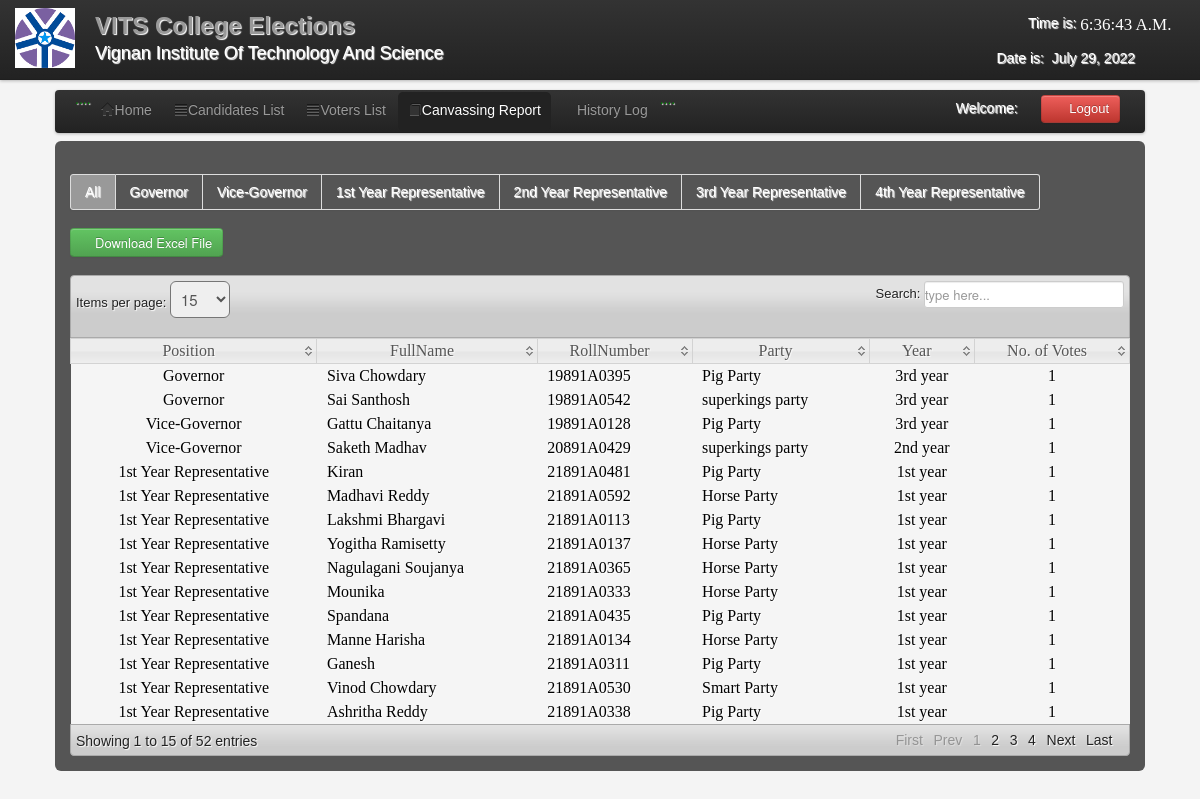
The page /admin/canvassing_report.php (signed in) on the database its author committed.
### tables this page shows
CREATE TABLE IF NOT EXISTS `candidate` (
  `CandidateID` int(11) NOT NULL AUTO_INCREMENT,
  `RollNumber` varchar(200) NOT NULL,
  `abc` varchar(1) NOT NULL,
  `Position` varchar(200) NOT NULL,
  `Party` varchar(100) NOT NULL,
  `FullName` varchar(200) NOT NULL,
  `Gender` varchar(6) NOT NULL,
  `Year` varchar(100) NOT NULL,
  `Photo` varchar(200) NOT NULL,
  PRIMARY KEY (`CandidateID`)
);

### admin/canvassing_report.php (the view, shortened to what this page needs)
<?php
include('session.php');
include('header.php');
include('dbcon.php');
?>
</head>
<body>
<?php include('nav_top.php'); ?>
<div class="wrapper">
<div class="home_body">
<div class="navbar">
	<div class="navbar-inner">
	<div class="container">
	<ul class="nav nav-pills">
	  <li>....</li>
	  <li><a href="home.php"><i class="icon-home icon-large"></i>Home</a></li>
	  <li><a  href="candidate_list.php"><i class="icon-align-justify icon-large"></i>Candidates List</a></li>
	  <li class=""><a  href="voter_list.php"><i class="icon-align-justify icon-large"></i>Voters List</a></li>
		 <li class="active"><a  href="canvassing_report.php"><i class="icon-book icon-large"></i>Canvassing Report</a></li>
		    <li><a  href="History.php"><i class="icon-table icon-large"></i>History Log</a>
		   <li>....</li>
	 </ul>
	<form class="navbar-form pull-right">
		<?php $result=mysqli_query($conn,"select * from users where User_id='$id_session'");
	$row=mysqli_fetch_array($result);
	?>
	<font color="white">Welcome:<i class="icon-user-md"></i><?php echo $row['FullName']; ?></font>
	<a class="btn btn-danger" id="logout" data-toggle="modal" href="#myModal"><i class="icon-off"></i>&nbsp;Logout</a>
	</form>
	</div>
	</div>
	</div>
	<div id="element" class="hero-body">
	    <div class="pagination">
    <ul>
    <li  class="active"><a href="Canvassing_report.php"><font color="white">All</font></a></li>
    <li><a href="C_governor.php"><font color="white">Governor</font></a></li>
    <li><a href="C_vice-governor.php"><font color="white">Vice-Governor</font></a></li>
    <li><a href="C_1st_year.php"><font color="white">1st Year Representative</font></a></li>
    <li><a href="C_2nd_year.php"><font color="white">2nd Year Representative</font></a></li>
    <li><a href="C_3rd_year.php"><font color="white">3rd Year Representative</font></a></li>
    <li><a href="C_4th_year.php"><font color="white">4th Year Representative</font></a></li>
    </ul>
    </div>
		<form method="POST" action="canvassing_excel.php">
	<button id="save_voter" class="btn btn-success" name="save"><i class="icon-download icon-large"></i>Download Excel File</button>
	</form>
	<table class="users-table">
<div class="demo_jui">
		<table cellpadding="0" cellspacing="0" border="0" class="display" id="log" class="jtable">
			<thead>
				<tr>
				<th>Position</th>
				<th>FullName</th>
				<th>RollNumber</th>
				<th>Party</th>
				<th>Year</th>
				<th>No. of Votes</th>
				</tr>
			</thead>
			<tbody>
<?php $candidate_query=mysqli_query($conn,"select  * from candidate");
		while($candidate_rows=mysqli_fetch_array($candidate_query)){ $id=$candidate_rows['CandidateID'];
		?>
<tr class="del<?php echo $id ?>">
	<td align="center"><?php echo $candidate_rows['Position']; ?></td>
	<td><?php echo $candidate_rows['FullName']; ?></td>
	<td><?php echo $candidate_rows['RollNumber']; ?></td>
	<td><?php echo $candidate_rows['Party']; ?></td>
	<td align="center"><?php echo $candidate_rows['Year']; ?></td>
	<td align="center">
	<?php $votes_query=mysqli_query($conn,"select * from votes where CandidateID='$id'");
	$vote_count=mysqli_num_rows($votes_query);
	echo $vote_count;
	?>
</td>
	</tr>
<?php } ?>
			</tbody>
		</table>
	</div>
	</div>
</div>
</body>
</html>

### admin/css/datatable/demo_table_jui.css (style rules this page uses)
table.display thead th { cursor: pointer; padding: 3px 0 3px 10px; }
table.display { border-collapse: collapse; clear: both; margin: 0 auto; width: 100%; }
table.display td { padding: 3px 10px; }
tr.odd { background-color: #f5f5f5; }
tr.even { background-color: #f5f5f5; }

### admin/css/Home.css (style rules this page uses)
* { margin:0; padding:0; }
body { font-family:"Trebuchet MS", "Myriad Pro", Arial, sans-serif; font-size:14px; background-color: #fff; background:#f4f4f4 url(../images/bg.gif) repeat top left; text-shadow:1px 1px 1px #fff; background-position: 0 0px; }
.wrapper { width:1090px; margin:10px auto; }

### admin/canvassing_report.php (style rules this page uses)
body { background-image: url('images/c11.png'); background-repeat: no-repeat; background-attachment: fixed; background-size: 100% 100%; }

### rows shown on the page
candidate: Position "1st Year Representative", FullName "Kiran", RollNumber "21891A0481", Party "Pig Party", Year "1st year", vote_count "1"
candidate: Position "1st Year Representative", FullName "Madhavi Reddy", RollNumber "21891A0592", Party "Horse Party", Year "1st year", vote_count "1"
candidate: Position "1st Year Representative", FullName "Lakshmi Bhargavi", RollNumber "21891A0113", Party "Pig Party", Year "1st year", vote_count "1"
candidate: Position "1st Year Representative", FullName "Yogitha Ramisetty", RollNumber "21891A0137", Party "Horse Party", Year "1st year", vote_count "1"
candidate: Position "1st Year Representative", FullName "Nagulagani Soujanya", RollNumber "21891A0365", Party "Horse Party", Year "1st year", vote_count "1"
candidate: Position "Governor", FullName "Siva Chowdary", RollNumber "19891A0395", Party "Pig Party", Year "3rd year", vote_count "1"
candidate: Position "1st Year Representative", FullName "Mounika", RollNumber "21891A0333", Party "Horse Party", Year "1st year", vote_count "1"
candidate: Position "1st Year Representative", FullName "Spandana", RollNumber "21891A0435", Party "Pig Party", Year "1st year", vote_count "1"
candidate: Position "1st Year Representative", FullName "Manne Harisha", RollNumber "21891A0134", Party "Horse Party", Year "1st year", vote_count "1"
candidate: Position "1st Year Representative", FullName "Ganesh", RollNumber "21891A0311", Party "Pig Party", Year "1st year", vote_count "1"
candidate: Position "Vice-Governor", FullName "Gattu Chaitanya", RollNumber "19891A0128", Party "Pig Party", Year "3rd year", vote_count "1"
candidate: Position "Vice-Governor", FullName "Saketh Madhav", RollNumber "20891A0429", Party "superkings party", Year "2nd year", vote_count "1"
candidate: Position "1st Year Representative", FullName "Vinod Chowdary", RollNumber "21891A0530", Party "Smart Party", Year "1st year", vote_count "1"
candidate: Position "1st Year Representative", FullName "Ashritha Reddy", RollNumber "21891A0338", Party "Pig Party", Year "1st year", vote_count "1"
candidate: Position "Governor", FullName "Sai Santhosh", RollNumber "19891A0542", Party "superkings party", Year "3rd year", vote_count "1"
